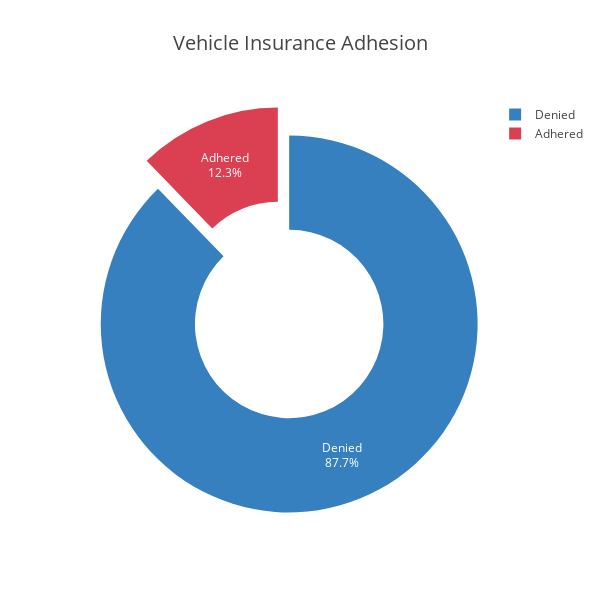

Write notebook code for a chart like this one.
### Code cell
# Total de clientes que aderiram ao plano de seguros cruzados 
new_index = pd.DataFrame(['Denied','Adhered'],columns=['status'])

temp = df['Response'].value_counts().to_frame()
temp =pd.concat([new_index,temp],axis=1)

layout = cf.Layout(title ='Vehicle Insurance Adhesion',titlefont=dict(size=20),
                  xaxis=dict(title=''),yaxis=dict(title=''),
                  autosize = False,width = 600, height= 600)

temp.iplot(kind='pie',hole = 0.5,pull=0.08,colors=['Blue','Red'],
           textinfo='label+percent',values ='Response',labels='status',
           layout=layout)

### Figure 1 — Plotly figure (JSON) as saved in the notebook; plotly's stock layout.template omitted (floating-point values rounded to 4 significant figures)
{"data": [{"hole": 0.5, "labels": ["Denied", "Adhered"], "marker": {"colors": ["rgba(55, 128, 191, 1.0)", "rgba(219, 64, 82, 1.0)"]}, "name": "", "pull": 0.08, "textinfo": "label+percent", "type": "pie", "values": [334399, 46710]}], "layout": {"autosize": false, "height": 600, "title": {"font": {"size": 20}, "text": "Vehicle Insurance Adhesion"}, "width": 600}}
